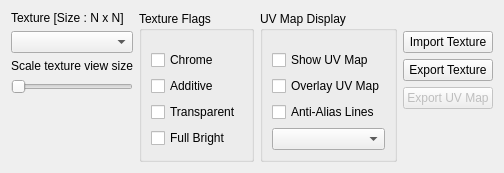
      <widget class="QWidget" name="tab3">
       <attribute name="title">
        <string>Textures</string>
       </attribute>
       <layout class="QHBoxLayout" name="horizontalLayout2">
        <item>
         <layout class="QGridLayout" name="gridLayout_5">
          <item row="3" column="0">
           <widget class="QLabel" name="lTextureScale">
            <property name="text">
             <string>Scale texture view size</string>
            </property>
           </widget>
          </item>
          <item row="4" column="0">
           <widget class="QSlider" name="slTextureScale">
            <property name="maximum">
             <number>100</number>
            </property>
            <property name="orientation">
             <enum>Qt::Horizontal</enum>
            </property>
            <property name="tickPosition">
             <enum>QSlider::NoTicks</enum>
            </property>
           </widget>
          </item>
          <item row="0" column="0">
           <widget class="QLabel" name="lTexSize">
            <property name="sizePolicy">
             <sizepolicy hsizetype="Preferred" vsizetype="Preferred">
              <horstretch>0</horstretch>
              <verstretch>0</verstretch>
             </sizepolicy>
            </property>
            <property name="text">
             <string>Texture [Size : N x N]</string>
            </property>
           </widget>
          </item>
          <item row="5" column="0">
           <spacer name="verticalSpacer_5">
            <property name="orientation">
             <enum>Qt::Vertical</enum>
            </property>
            <property name="sizeHint" stdset="0">
             <size>
              <width>20</width>
              <height>0</height>
             </size>
            </property>
           </spacer>
          </item>
          <item row="2" column="0">
           <widget class="QComboBox" name="cTextures">
            <property name="minimumSize">
             <size>
              <width>120</width>
              <height>0</height>
             </size>
            </property>
            <property name="focusPolicy">
             <enum>Qt::StrongFocus</enum>
            </property>
           </widget>
          </item>
         </layout>
        </item>
        <item>
         <widget class="QGroupBox" name="groupBox_2">
          <property name="sizePolicy">
           <sizepolicy hsizetype="Fixed" vsizetype="Preferred">
            <horstretch>0</horstretch>
            <verstretch>0</verstretch>
           </sizepolicy>
          </property>
          <property name="minimumSize">
           <size>
            <width>0</width>
            <height>0</height>
           </size>
          </property>
          <property name="title">
           <string>Texture Flags</string>
          </property>
          <layout class="QGridLayout" name="gridLayout_6">
           <item row="5" column="0">
            <spacer name="verticalSpacer_13">
             <property name="orientation">
              <enum>Qt::Vertical</enum>
             </property>
             <property name="sizeHint" stdset="0">
              <size>
               <width>20</width>
               <height>0</height>
              </size>
             </property>
            </spacer>
           </item>
           <item row="4" column="0">
            <widget class="QCheckBox" name="cbFullBright">
             <property name="text">
              <string>Full Bright</string>
             </property>
            </widget>
           </item>
           <item row="1" column="0">
            <widget class="QCheckBox" name="cbChrome">
             <property name="text">
              <string>Chrome</string>
             </property>
            </widget>
           </item>
           <item row="3" column="0">
            <widget class="QCheckBox" name="cbTransparent">
             <property name="text">
              <string>Transparent</string>
             </property>
            </widget>
           </item>
           <item row="2" column="0">
            <widget class="QCheckBox" name="cbAdditive">
             <property name="text">
              <string>Additive</string>
             </property>
            </widget>
           </item>
           <item row="0" column="0">
            <spacer name="verticalSpacer_15">
             <property name="orientation">
              <enum>Qt::Vertical</enum>
             </property>
             <property name="sizeType">
              <enum>QSizePolicy::Minimum</enum>
             </property>
             <property name="sizeHint" stdset="0">
              <size>
               <width>20</width>
               <height>10</height>
              </size>
             </property>
            </spacer>
           </item>
          </layout>
         </widget>
        </item>
        <item>
         <widget class="QGroupBox" name="groupBox_6">
          <property name="title">
           <string>UV Map Display</string>
          </property>
          <layout class="QGridLayout" name="gridLayout_3">
           <item row="5" column="0">
            <spacer name="verticalSpacer_14">
             <property name="orientation">
              <enum>Qt::Vertical</enum>
             </property>
             <property name="sizeHint" stdset="0">
              <size>
               <width>20</width>
               <height>0</height>
              </size>
             </property>
            </spacer>
           </item>
           <item row="3" column="0">
            <widget class="QCheckBox" name="cbAA">
             <property name="text">
              <string>Anti-Alias Lines</string>
             </property>
            </widget>
           </item>
           <item row="4" column="0">
            <widget class="QComboBox" name="cMesh">
             <property name="sizePolicy">
              <sizepolicy hsizetype="Preferred" vsizetype="Fixed">
               <horstretch>0</horstretch>
               <verstretch>0</verstretch>
              </sizepolicy>
             </property>
            </widget>
           </item>
           <item row="1" column="0">
            <widget class="QCheckBox" name="cbUVMap">
             <property name="sizePolicy">
              <sizepolicy hsizetype="Minimum" vsizetype="Fixed">
               <horstretch>0</horstretch>
               <verstretch>0</verstretch>
              </sizepolicy>
             </property>
             <property name="minimumSize">
              <size>
               <width>0</width>
               <height>0</height>
              </size>
             </property>
             <property name="text">
              <string>Show UV Map</string>
             </property>
            </widget>
           </item>
           <item row="2" column="0">
            <widget class="QCheckBox" name="cbUVMapOverlay">
             <property name="text">
              <string>Overlay UV Map</string>
             </property>
            </widget>
           </item>
           <item row="0" column="0">
            <spacer name="verticalSpacer_16">
             <property name="orientation">
              <enum>Qt::Vertical</enum>
             </property>
             <property name="sizeType">
              <enum>QSizePolicy::Minimum</enum>
             </property>
             <property name="sizeHint" stdset="0">
              <size>
               <width>20</width>
               <height>10</height>
              </size>
             </property>
            </spacer>
           </item>
          </layout>
         </widget>
        </item>
        <item>
         <layout class="QVBoxLayout" name="verticalLayout_10">
          <item>
           <spacer name="verticalSpacer_9">
            <property name="orientation">
             <enum>Qt::Vertical</enum>
            </property>
            <property name="sizeType">
             <enum>QSizePolicy::Maximum</enum>
            </property>
            <property name="sizeHint" stdset="0">
             <size>
              <width>20</width>
              <height>20</height>
             </size>
            </property>
           </spacer>
          </item>
          <item>
           <widget class="QPushButton" name="bImportTexture">
            <property name="text">
             <string>Import Texture</string>
            </property>
           </widget>
          </item>
          <item>
           <widget class="QPushButton" name="bExportTexture">
            <property name="text">
             <string>Export Texture</string>
            </property>
           </widget>
          </item>
          <item>
           <widget class="QPushButton" name="bExportUVMap">
            <property name="enabled">
             <bool>false</bool>
            </property>
            <property name="text">
             <string>Export UV Map</string>
            </property>
           </widget>
          </item>
          <item>
           <spacer name="verticalSpacer_8">
            <property name="orientation">
             <enum>Qt::Vertical</enum>
            </property>
            <property name="sizeHint" stdset="0">
             <size>
              <width>20</width>
              <height>0</height>
             </size>
            </property>
           </spacer>
          </item>
         </layout>
        </item>
        <item>
         <spacer name="horizontalSpacer">
          <property name="orientation">
           <enum>Qt::Horizontal</enum>
          </property>
          <property name="sizeHint" stdset="0">
           <size>
            <width>0</width>
            <height>0</height>
           </size>
          </property>
         </spacer>
        </item>
       </layout>
      </widget>
